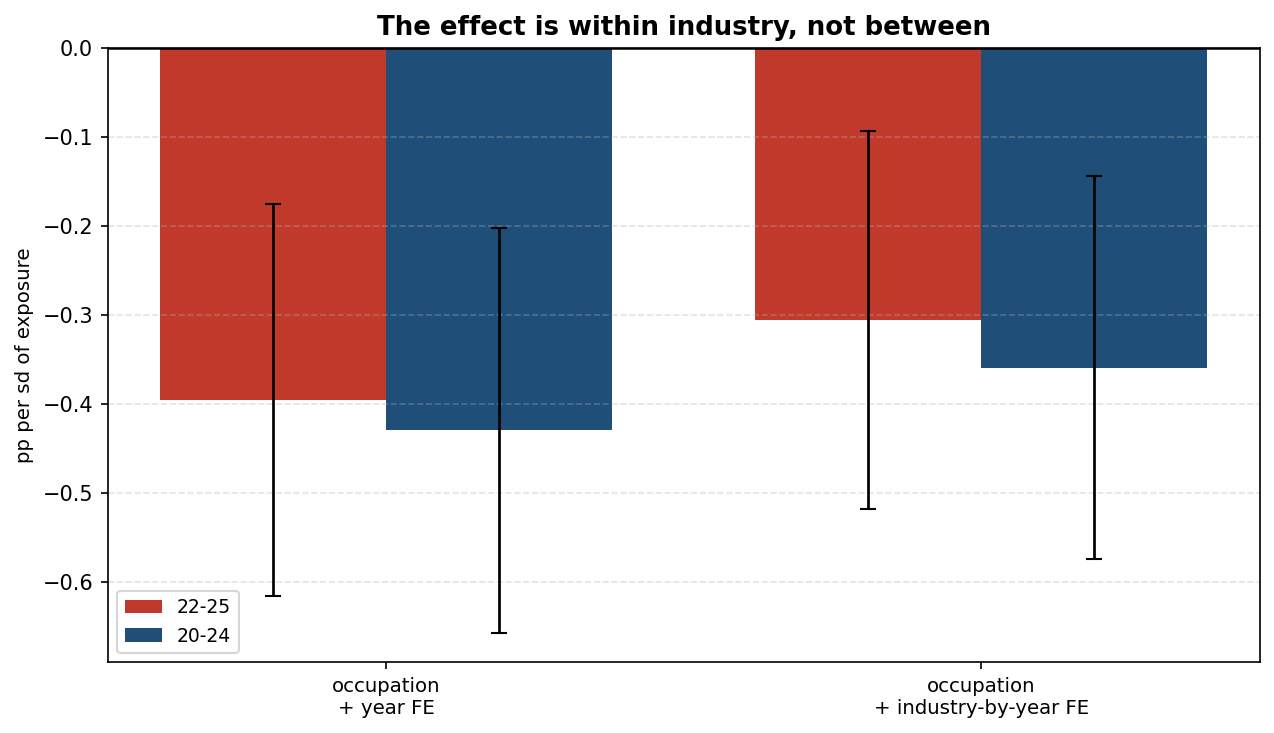

The Python source for this figure:
"""
section4_between_industry.py
Does the entry-level effect survive industry-by-year fixed effects?

THE OBJECTION
Section 3 carries occupation and year fixed effects. Those absorb anything fixed
about an occupation and anything common to a year. They do NOT absorb an
industry-specific shock in a particular year. If AI-exposed occupations sit
disproportionately in industries that contracted after 2022 for unrelated reasons,
and young workers are more exposed to industry contraction than older ones, the
Section 3 coefficient could be reading industry composition rather than AI
exposure.

Occupation fixed effects do not close this. An occupation's industry mix shifts
over time, and the same occupation in a different industry faces a different
shock.

THE TEST
Re-estimate on occupation-by-industry-by-year cells, adding industry-by-year fixed
effects. Those absorb every sector-level shock in every year, so identification
comes only from comparing occupations against each other WITHIN the same industry
in the same year. If the coefficient survives, the effect is within-industry and
the between-industry channel is not driving it.

Cells are occupation x IND1990 major division x year, from build_cps_panel_ind.py.
Writes section4_between_industry.png.
"""
import os, numpy as np, pandas as pd
from scipy import stats as sp
import matplotlib; matplotlib.use("Agg")
import matplotlib.pyplot as plt
from entry_panel import load, z, stars, HERE, POST
from fastfe import _demean

NONOV = ["u20", "a20_24", "a25", "a26_30", "a31_34", "a35p"]

EXP = load().drop_duplicates("occ")[["occ", "rep_good", "en_raw"]]
P = pd.read_csv(os.path.join(HERE, "cps_panel_ind.csv"))
W = (P.pivot_table(index=["occ", "year", "sector"], columns="band",
                   values="emp", aggfunc="sum").fillna(0.0).reset_index()
       .merge(EXP, on="occ", how="inner"))
missing = [c for c in NONOV if c not in W.columns]
assert not missing, f"panel missing bands {missing}"
W["tot"] = W[NONOV].sum(axis=1)
D = W[(W.year >= 2016) & (W.tot > 0) & (W.a22_25 > 0)].copy()
D["share_2225"] = 100 * D.a22_25 / D.tot
D["share_2024"] = 100 * D.a20_24 / D.tot
D["iy"] = D.sector.astype(str) + "_" + D.year.astype(str)

def fe2(d, ycol, xcols, unit, time, post_from=POST):
    """Two-way FE on arbitrary unit and time dimensions, clustered on occupation."""
    post = (d.year.values >= post_from).astype(float)
    X = np.column_stack([z(d[c].values) * post for c in xcols])
    y = d[ycol].values.astype(float)
    w = d.tot.values.astype(float); w = w / w.mean()
    uc, uu = pd.factorize(d[unit].values); tc, tu = pd.factorize(d[time].values)
    M = _demean(np.hstack([X, y.reshape(-1, 1)]), uc, tc, w, len(uu), len(tu))
    Xt, yt = M[:, :-1], M[:, -1]
    inv = np.linalg.pinv(Xt.T @ (w[:, None] * Xt)); b = inv @ (Xt.T @ (w * yt))
    r = yt - Xt @ b
    oc, ou = pd.factorize(d.occ.values)
    meat = np.zeros((Xt.shape[1],) * 2)
    for gi in range(len(ou)):
        m = oc == gi
        if m.any():
            s = Xt[m].T @ (w[m] * r[m]); meat += np.outer(s, s)
    G = len(ou); V = inv @ (meat * (G / max(G - 1, 1))) @ inv
    se = np.sqrt(np.maximum(np.diag(V), 0)); t = b / se
    return b, se, t, 2 * (1 - sp.norm.cdf(np.abs(t))), G, len(d)

print("=" * 96)
print("DOES THE EFFECT SURVIVE INDUSTRY-BY-YEAR FIXED EFFECTS?")
print(f"{D.occ.nunique()} occupations x {D.sector.nunique()} sectors, {len(D):,} cells")
print("=" * 96)
print()
R = {}
for ycol, ylab in [("share_2225", "22-25 (primary)"), ("share_2024", "20-24")]:
    print(f"  --- {ylab} ---")
    print(f"  {'specification':<46}{'coef':>10}{'se':>9}{'t':>7}{'p':>9}")
    for unit, time, lab in [("occ", "year", "occupation + year FE"),
                            ("occ", "iy", "occupation + INDUSTRY-BY-YEAR FE")]:
        b, se, t, p, G, n = fe2(D, ycol, ["rep_good"], unit, time)
        R[(ycol, lab)] = (b[0], se[0], p[0])
        print(f"  {lab:<46}{b[0]:>+10.4f}{se[0]:>9.4f}{t[0]:>7.2f}{p[0]:>9.4f} {stars(p[0])}")
    a = R[(ycol, "occupation + year FE")][0]
    c = R[(ycol, "occupation + INDUSTRY-BY-YEAR FE")][0]
    print(f"  {'':<46}change: {100*(c-a)/abs(a):+.0f}%\n")

print("  Note the occupation+year row here is estimated on occupation-by-industry")
print("  cells, so it will not exactly match Section 3, which uses occupation-by-year")
print("  cells. The comparison that matters is between the two rows above, which run")
print("  on identical cells.\n")

print("  HOW MUCH OF THE VARIATION IS BETWEEN INDUSTRIES?")
tot_var = np.average((D.share_2225 - np.average(D.share_2225, weights=D.tot))**2, weights=D.tot)
sect_mean = D.groupby("sector").apply(
    lambda g: np.average(g.share_2225, weights=g.tot), include_groups=False)
D["_sm"] = D.sector.map(sect_mean)
btw_var = np.average((D._sm - np.average(D.share_2225, weights=D.tot))**2, weights=D.tot)
print(f"    between-sector share of variance in the young share: {100*btw_var/tot_var:.1f}%")

# ---- chart ---------------------------------------------------------------------
fig, ax = plt.subplots(figsize=(8.6, 5.0))
labs = ["occupation\n+ year FE", "occupation\n+ industry-by-year FE"]
x = np.arange(2); w = 0.38
for j, (ycol, ylab, c) in enumerate([("share_2225", "22-25", "#c0392b"),
                                     ("share_2024", "20-24", "#1f4e79")]):
    v = [R[(ycol, "occupation + year FE")], R[(ycol, "occupation + INDUSTRY-BY-YEAR FE")]]
    ax.bar(x + (j - 0.5) * w, [k[0] for k in v], w, yerr=[1.96 * k[1] for k in v],
           color=c, error_kw=dict(lw=1.3, capsize=4), label=ylab)
ax.axhline(0, color="black", lw=1.2)
ax.set_xticks(x); ax.set_xticklabels(labs, fontsize=9.5)
ax.set_ylabel("pp per sd of exposure", fontsize=9.5)
ax.set_title("The effect is within industry, not between",
             fontsize=12.5, fontweight="bold")
ax.legend(fontsize=9); ax.grid(True, axis="y", ls="--", alpha=.35)
plt.tight_layout(); plt.savefig("section4_between_industry.png", dpi=150, bbox_inches="tight")
print("\nChart saved: section4_between_industry.png")
